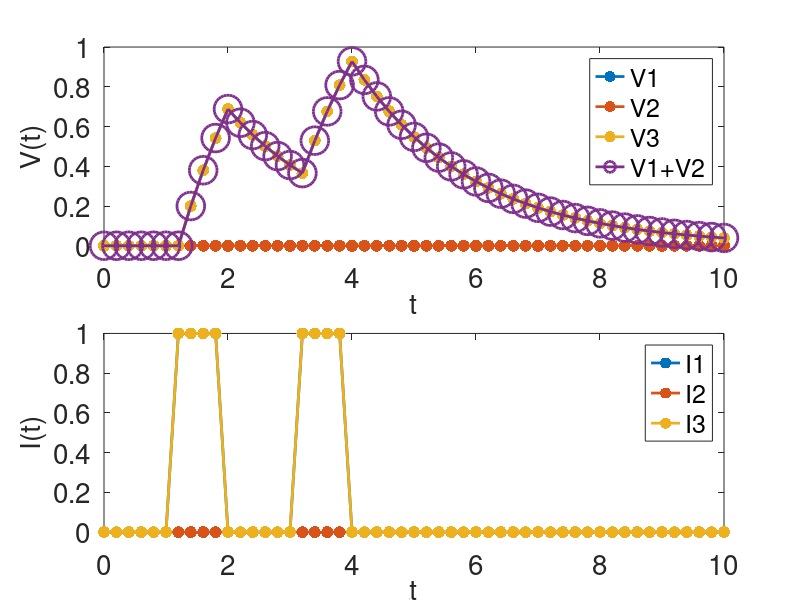

This figure's MATLAB source:
%euler method simulator

deltat=0.2 ; %timestep
Tmax=10;

tlist=linspace(0,Tmax,Tmax/deltat +1) ;

%to test linearity, we will solve our system 3 times!
Vlist1=zeros(1,length(tlist));
Vlist2=zeros(1,length(tlist));
Vlist3=zeros(1,length(tlist));


%initialize
V0=0;
Vlist1(1)=V0;
Vlist2(1)=V0;
Vlist3(1)=V0;


%define input currents

%Way 1:  general test of linearity
%Iapplist1=ones(1,length(tlist));
%Iapplist2=sin(tlist);
%Iapplist3=Iapplist1+Iapplist2;

%Way 2:  successive input impulses:  watch them summate LINEARLY over time
Iapplist1=zeros(1,length(tlist));
    T1=1;
    T2=2;
    Iapplist1(find (tlist>T1 & tlist<T2) )=1;    
Iapplist2=zeros(1,length(tlist));
    T3=3;
    T4=4;
    Iapplist1(find (tlist>T3 & tlist<T4) )=1;    
Iapplist3=Iapplist1+Iapplist2;


%circuit parameters
R=2;
C=1;


for n=1:length(tlist)-1
    t=tlist(n);
    Vlist1(n+1)=Vlist1(n) + (-Vlist1(n)/(R*C) + Iapplist1(n)/C )*deltat;
    Vlist2(n+1)=Vlist2(n) + (-Vlist2(n)/(R*C) + Iapplist2(n)/C )*deltat;
    Vlist3(n+1)=Vlist3(n) + (-Vlist3(n)/(R*C) + Iapplist3(n)/C )*deltat;
end

set(0,'defaultaxesfontsize',20);
set(0,'defaulttextfontsize',20); 

figure
set(gca,'FontSize',16)
subplot(211)
plot(tlist,Vlist1,'.-','LineWidth',2,'MarkerSize',26); hold on
plot(tlist,Vlist2,'.-','LineWidth',2,'MarkerSize',26);
plot(tlist,Vlist3,'.-','LineWidth',2,'MarkerSize',26);
plot(tlist,Vlist1+Vlist2,'o-','LineWidth',2,'MarkerSize',20);
xlabel('t','Fontsize',20); ylabel('V(t)','Fontsize',20); 
legend('V1','V2','V3','V1+V2')

subplot(212)
plot(tlist,Iapplist1,'.-','LineWidth',2,'MarkerSize',26); hold on
plot(tlist,Iapplist2,'.-','LineWidth',2,'MarkerSize',26);
plot(tlist,Iapplist3,'.-','LineWidth',2,'MarkerSize',26);
xlabel('t','Fontsize',20); ylabel('I(t)','Fontsize',20); 
legend('I1','I2','I3')